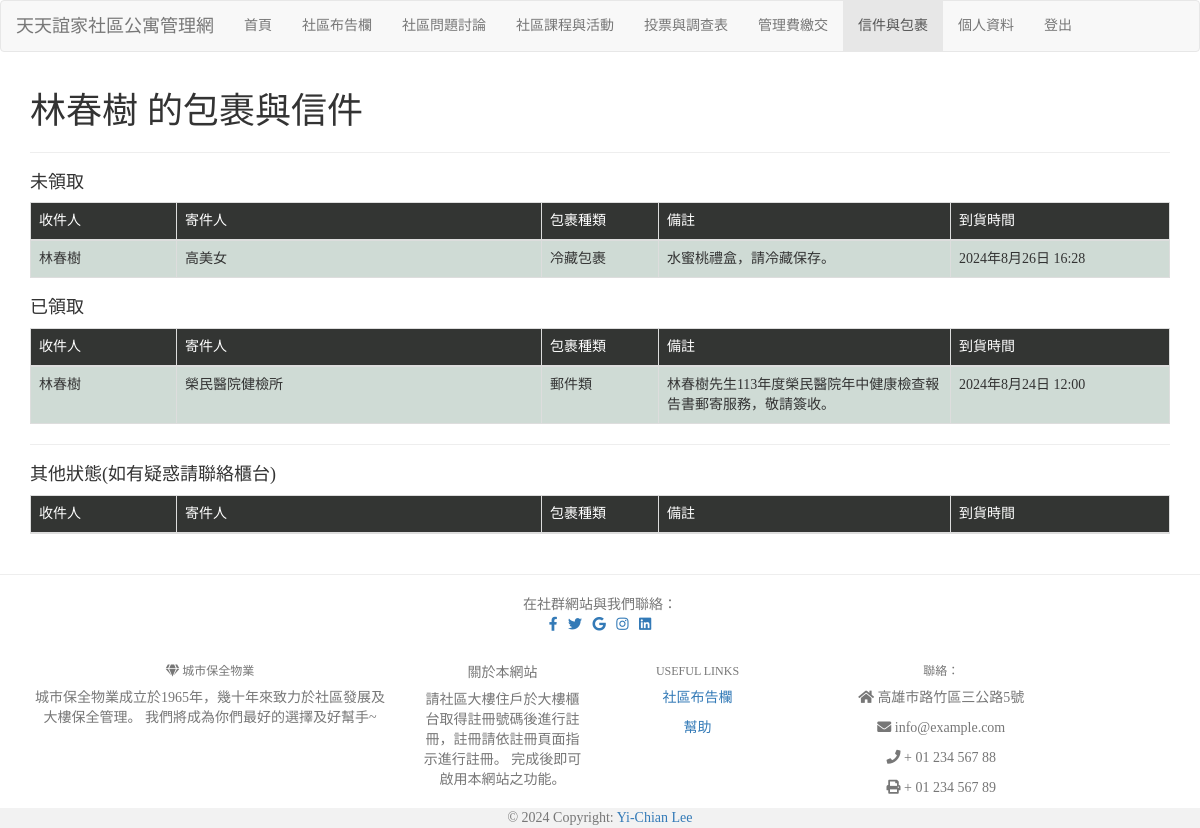
Page /mail/ (signed in) on the committed database.
### mysite/models.py (models this page shows, shortened)
class Mail(models.Model):
    TYPE = (('NP','常溫包裹'),('CLP','冷藏包裹'),('CDP','冷凍包裹'),('M','郵件類'))
    STATUS = (('N','未領取'),('Y','已領取'),('O','其他'),)
    user = models.ForeignKey(User, on_delete=models.CASCADE)
    mail_type = models.CharField(max_length=5, choices=TYPE)
    sender = models.CharField(max_length=10)
    receiver = models.CharField(max_length=10)
    time = models.DateTimeField(default=timezone.now)
    note = models.TextField()
    status = models.CharField(max_length=5, choices=STATUS)

### mysite/views.py (the view)
# urls.py: path('mail/', views.mail),
def mail(request):
    if request.user.is_authenticated:
        username = request.user.username
    messages.get_messages(request)
    mail = models.Mail.objects.all().filter(user=request.user)
    return render(request, 'mail.html', locals())

### mysite/templates/mail.html (shortened to what this page needs)
{% extends "base.html" %}
{% block content %}
<div class="container">
    <h1>{{ username }} 的包裹與信件</h1>
    <hr>
    <h4>未領取</h4>
    <table class="table table-bordered">
        <thead>
            <tr bgcolor='#333533' style="color: white">
                <td width=100>收件人</td>
                <td width=250>寄件人</td>
                <td width=80>包裹種類</td>
                <td width=200>備註</td>
                <td width=150>到貨時間</td>
            </tr>
        </thead>
        <tbody>
            {% for m in mail %}
                {% if m.status == 'N' %}
                <tr bgcolor='{% cycle "#cfdbd5" "e8eddf" %}'>
                    <td>{{ m.receiver }}</td>
                    <td>{{ m.sender }}</td>
                    <td>{{ m.get_mail_type_display }}</td>
                    <td>{{ m.note }}</td>
                    <td>{{ m.time }}</td>
                </tr>
                {% endif %}
            {% endfor %}
        </tbody>
    </table>
    <h4>已領取</h4>
    <table class="table table-bordered">
        <thead>
            <tr bgcolor='#333533' style="color: white">
                <td width=100>收件人</td>
                <td width=250>寄件人</td>
                <td width=80>包裹種類</td>
                <td width=200>備註</td>
                <td width=150>到貨時間</td>
            </tr>
        </thead>
        <tbody>
            {% for m in mail %}
                {% if m.status == 'Y' %}
                <tr bgcolor='{% cycle "#cfdbd5" "e8eddf" %}'>
                    <td>{{ m.receiver }}</td>
                    <td>{{ m.sender }}</td>
                    <td>{{ m.get_mail_type_display }}</td>
                    <td>{{ m.note }}</td>
                    <td>{{ m.time }}</td>
                </tr>
                {% endif %}
            {% endfor %}
        </tbody>
    </table>
<hr>
<h4>其他狀態(如有疑惑請聯絡櫃台)</h4>
<table class="table table-bordered">
    <thead>
        <tr bgcolor='#333533' style="color: white">
            <td width=100>收件人</td>
            <td width=250>寄件人</td>
            <td width=80>包裹種類</td>
            <td width=200>備註</td>
            <td width=150>到貨時間</td>
        </tr>
    </thead>
</table>
</div>
{% endblock %}

### mysite/templates/base.html (style rules this page uses)
h1, h2, h3, h4, h5, p, div { font-family: 微軟正黑體; }

### rows in the picture
Mail: receiver "林春樹", sender "高美女", mail_type "冷藏包裹", note "水蜜桃禮盒，請冷藏保存。", time "2024年8月26日 16:28"
Mail: receiver "林春樹", sender "榮民醫院健檢所", mail_type "郵件類", note "林春樹先生113年度榮民醫院年中健康檢查報告書郵寄服務，敬請簽收。", time "2024年8月24日 12:00"

### other values in the picture
{{ username }} "林春樹"
